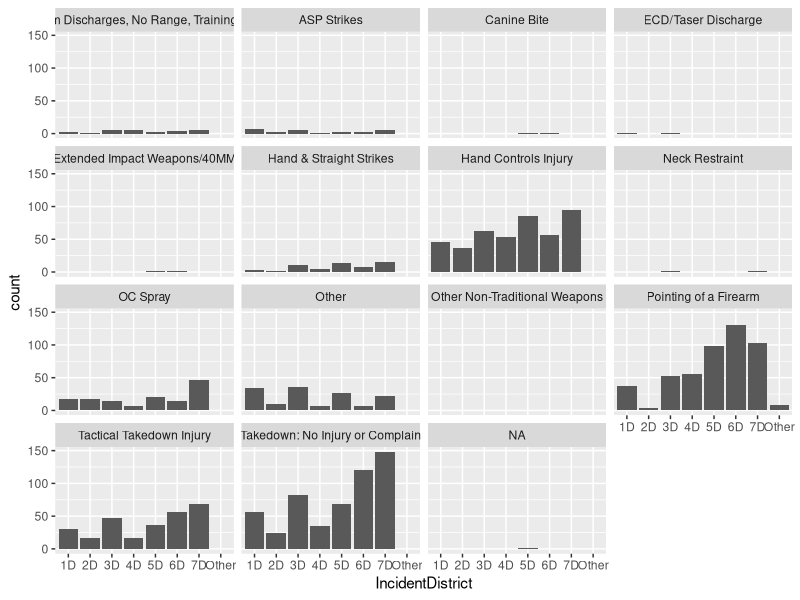
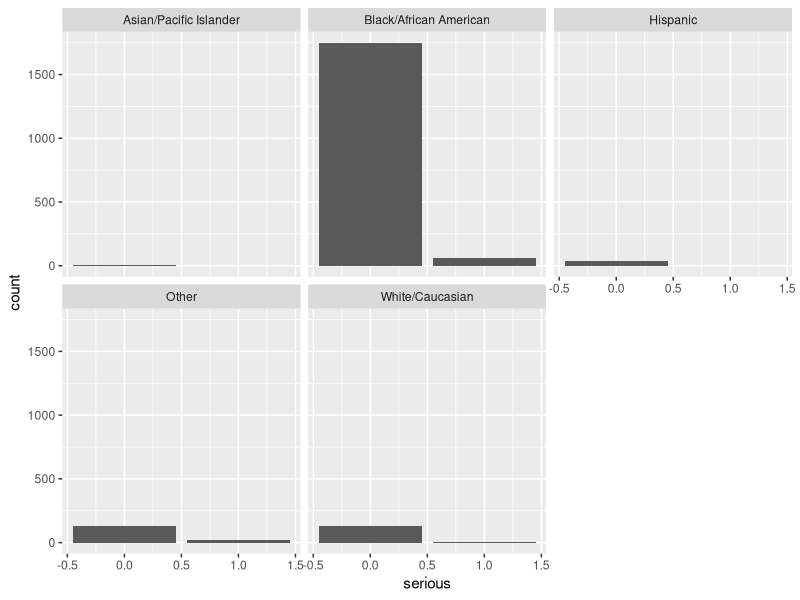
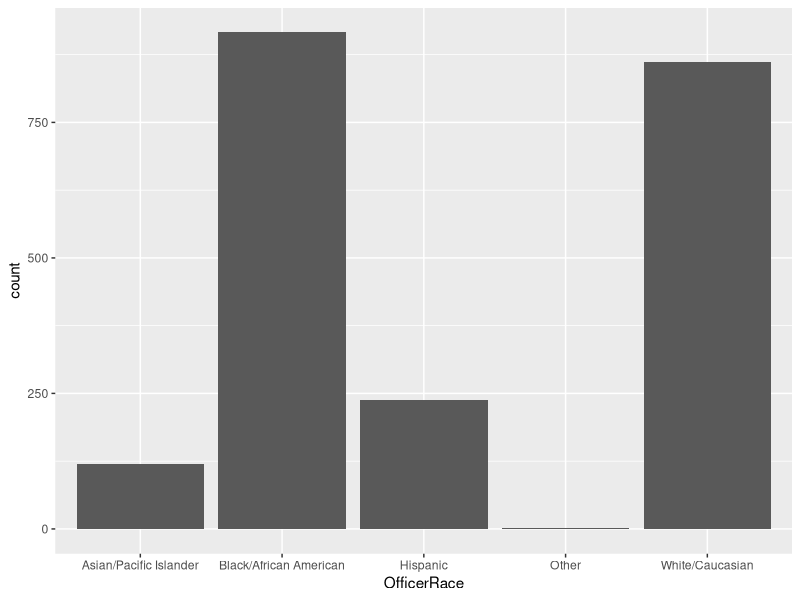
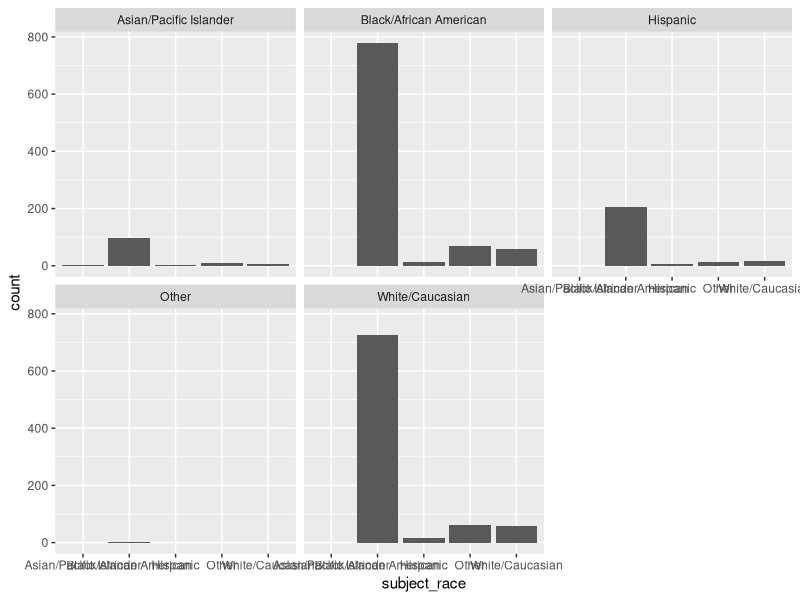

Here is the R script that generated these plots, in order:
## ---- chunk 1
library(conflicted)
library(dplyr)
library(tidyverse)
library(ggthemes)
library(ggplot2)
library(tibble)
## ---- chunk 2
mpd_dat <- read.csv('../data/UoF_mpd_2021_public.csv')
#head(mpd_dat)
#View(mpd_dat)

ggplot(data = mpd_dat, mapping = aes(x = IncidentDistrict)) + 
  geom_bar() +
    facet_wrap(~uof_type)

## ---- chunk 3
ggplot(data = mpd_dat, mapping = aes(x = serious)) + 
  geom_bar() +
    facet_wrap(~subject_race)

## ---- chunk 4
ggplot(data = mpd_dat, mapping = aes(x = OfficerRace)) + 
  geom_bar()

## ---- chunk 5
ggplot(data = mpd_dat, mapping = aes(x = subject_race)) + 
  geom_bar() +
    facet_wrap(~OfficerRace)
